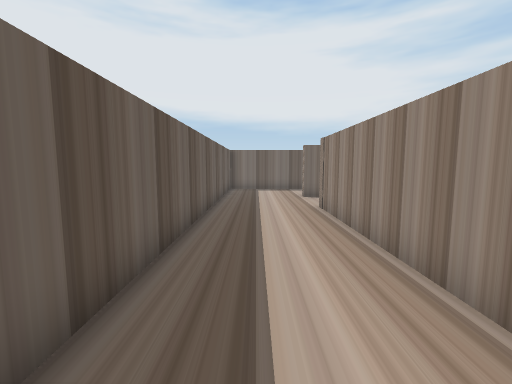
view 1 (above)

23 first-person views from a walk through a scene from a Unity 3-D project. The camera is 0.72 m above the floor, tilts 6° down and sees 90° across. The floor is counted in squares, 0.5 m on a side. Each view is taken from the middle of a square. On the plan, view 1 faces up. The plan holds only what a view shows up to about 13 squares ahead; the rest is blank.

view 2
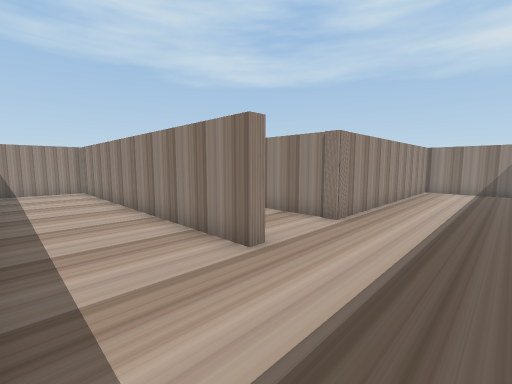

view 3
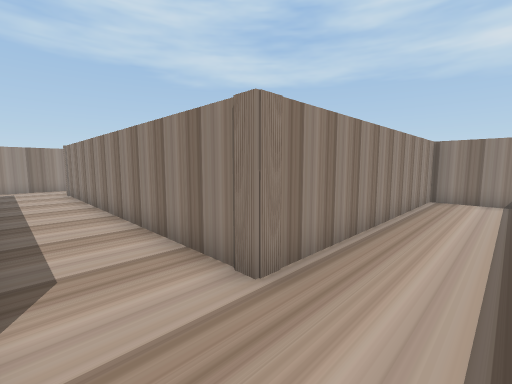

view 4
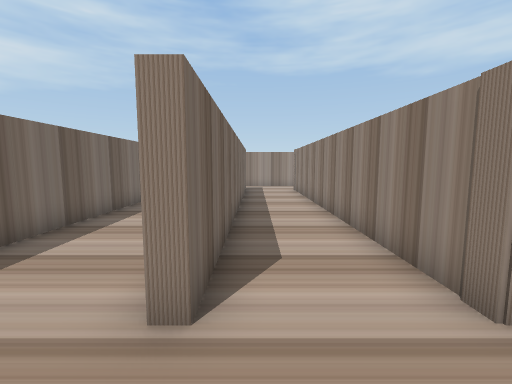

view 5
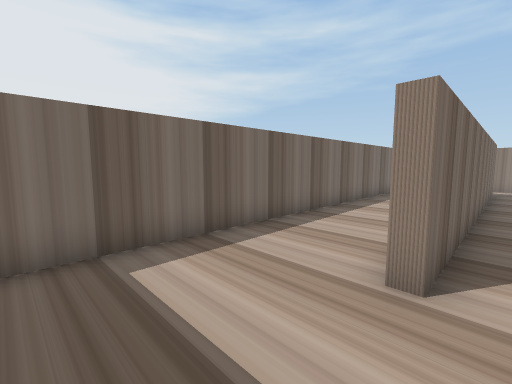

view 6
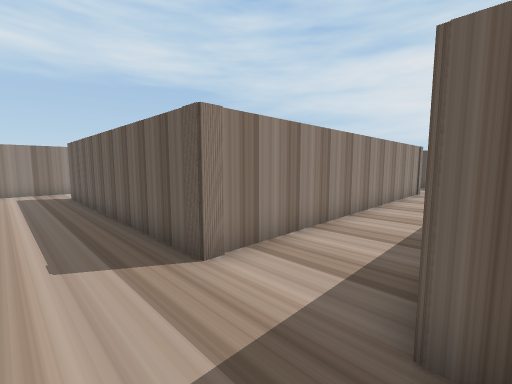

view 7
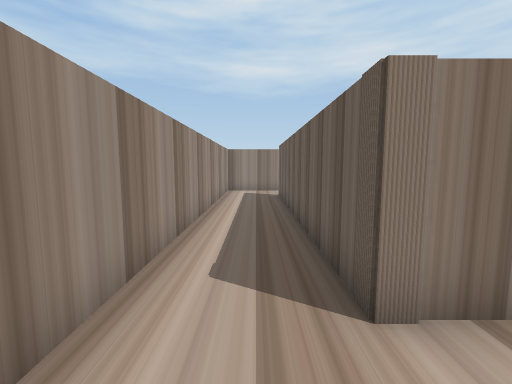

view 8
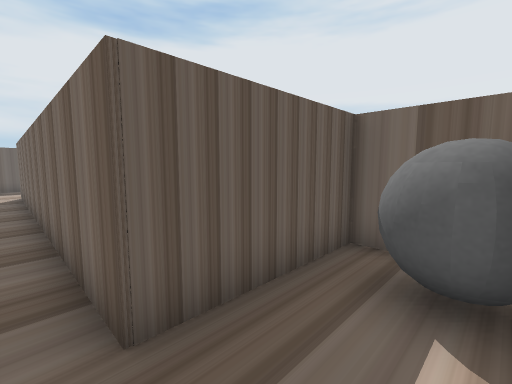

view 9
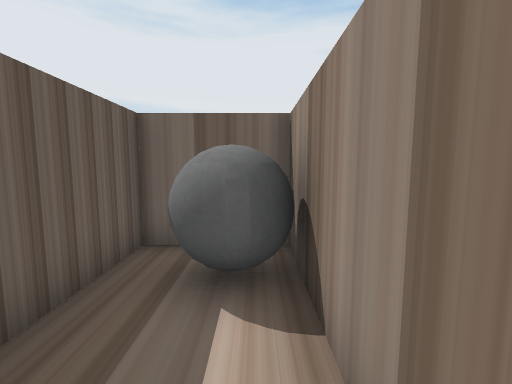

view 10
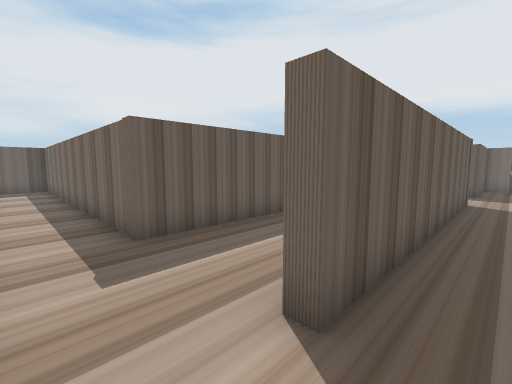

view 11
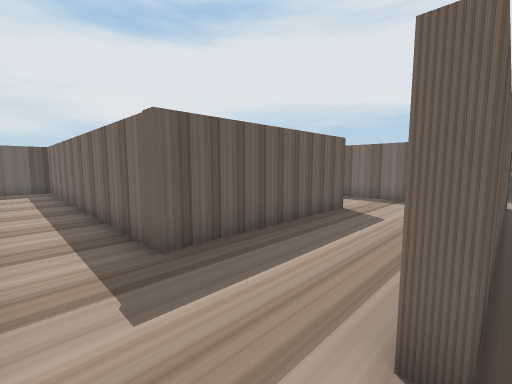

view 12
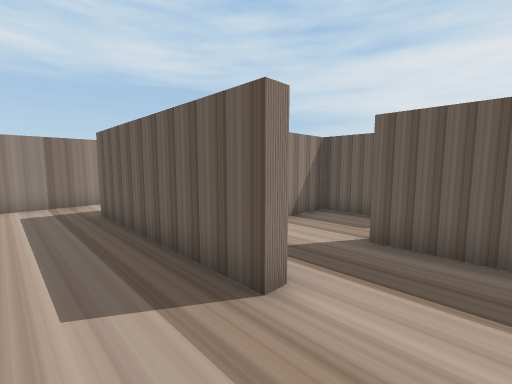

view 13
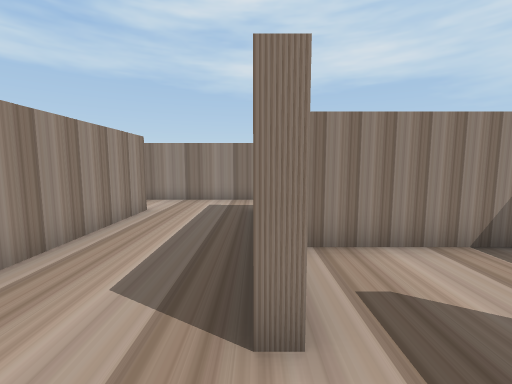

view 14
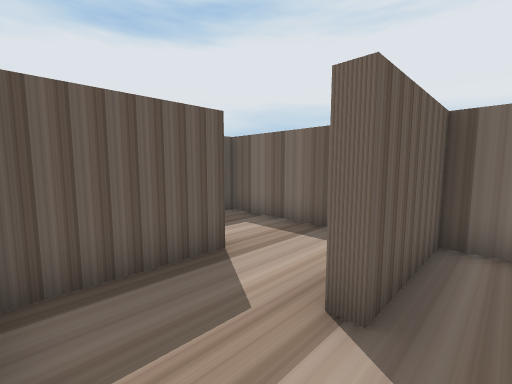

view 15
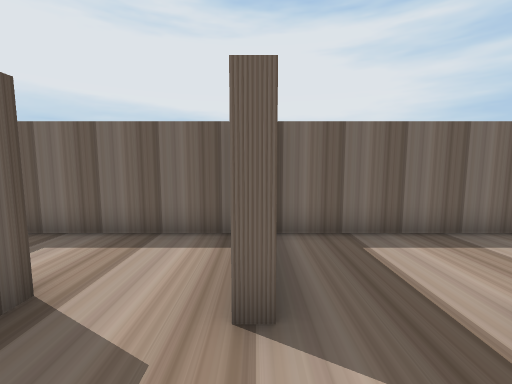

view 16
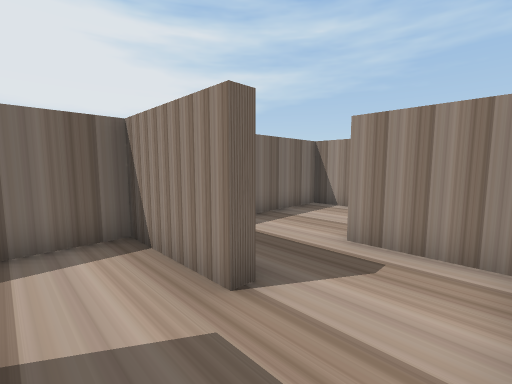

view 17
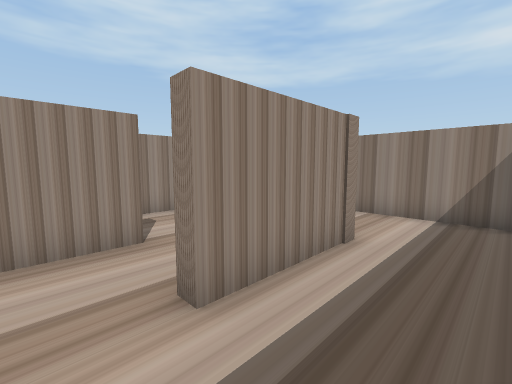

view 18
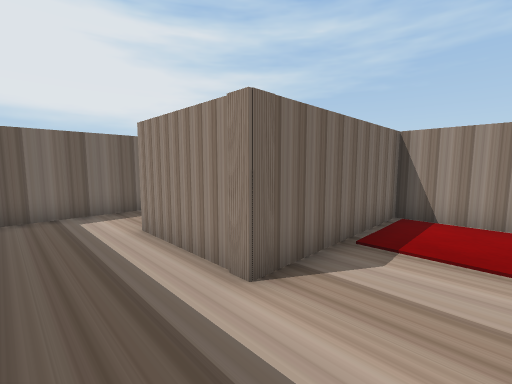

view 19
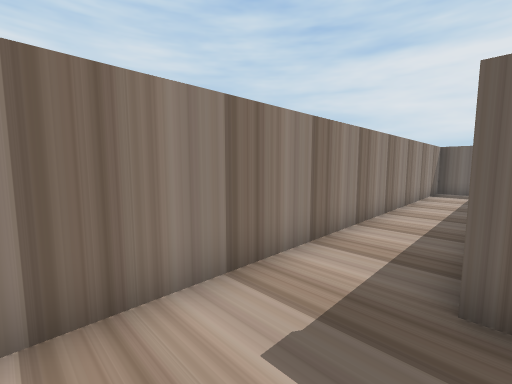

view 20
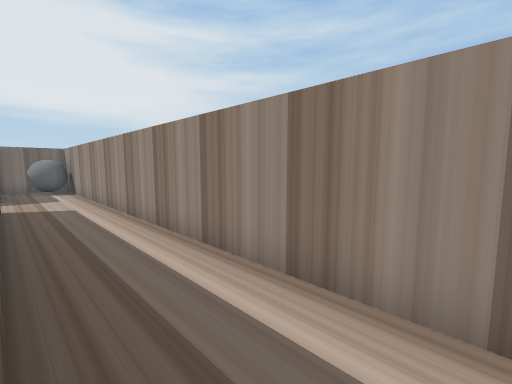

view 21
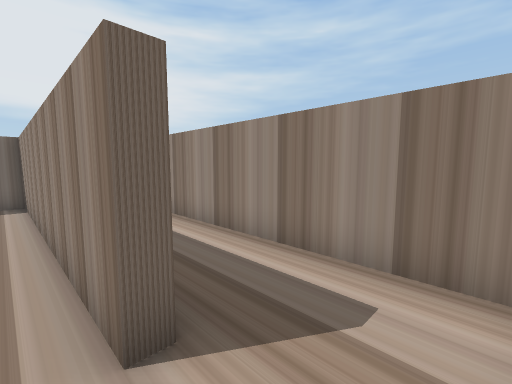

view 22
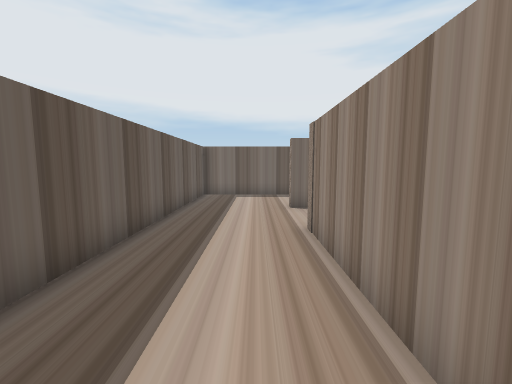

view 23
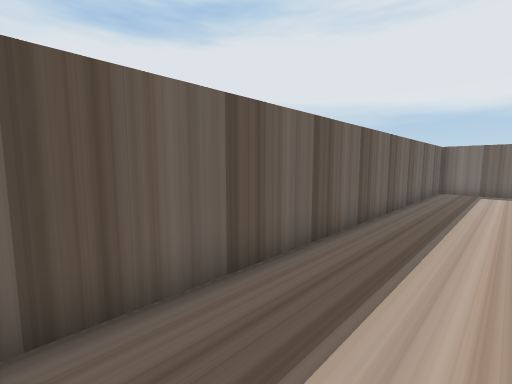

### Floor plan
Points are (right, up) in squares from view 1. A wall is a line through its corners. A room is listed if a view was taken in it or the views show most of it. See-through windows are left out.
Room 1 (views 1, 2, 3, 4, 5, 6, 7, 8, 9, 10, 11, 20, 22, 23)
walls: (13.1, 15.5) (-1.6, 15.5) (-1.6, -0.1); (-1.1, -0.8) (2.2, -0.8) (2.2, 8.7) (14.9, 8.7) (14.9, -1.2) (14.5, -1.2); (14.6, -3.6) (17.1, -3.6); (17.6, -3.1) (17.6, 15.5) (14.9, 15.5) (14.9, 11.6) (2.2, 11.6) (2.2, 12) (14.5, 12) (14.5, 15.1)
ways out: opening at (15, -2.5) to room 2
objects: grey ball (16, 14) to (17, 15)
Room 2 (views 12, 19, 21)
walls: (14.5, -1.2) (14.5, 8.3) (11.6, 8.3); (11, 5.2) (11, -1.2) (-1.6, -1.2) (-1.6, -3.6) (14.6, -3.6)
ways out: opening at (15, -2.5) to room 1; opening at (11, 6.5) to room 3
Room 3 (views 13, 14)
walls: (10.6, 2.9) (10.6, 5.2) (11, 5.2); (8.4, 2.6) (10.1, 2.6); (11.6, 8.3) (8.2, 8.3) (8.2, 5.2)
ways out: opening at (11, 6.5) to room 2; opening at (8, 4) to room 4
Room 4 (views 15, 16)
walls: (8.2, 5.2) (7.8, 5.2) (7.8, 8.3) (4.4, 8.3); (5.1, 5.7) (5.5, 5.7) (5.5, 2.6) (8.4, 2.6)
ways out: opening at (8, 4) to room 3; opening at (5, 6.5) to room 5
Room 5 (views 17, 18)
walls: (2.9, -0.8) (6.5, -0.8); (10.6, -0.1) (10.6, 2.2) (5.1, 2.2) (5.1, 5.7); (4.4, 8.3) (2.5, 8.3)
ways out: opening at (5, 6.5) to room 4

Positions as (right, up) in squares from view 1, and headings:
1: (0, 0), facing up
2: (-1, 15), facing down-right
3: (0, 11), facing down-right
4: (0, 11), facing right
5: (-1, 11), facing up-right
6: (17, 12), facing down-left
7: (16, 11), facing down
8: (17, 11), facing up-left
9: (17, 11), facing up
10: (16, -3), facing up-left
11: (15, -3), facing up-left
12: (13, 7), facing down-left
13: (11, 7), facing down
14: (9, 3), facing up-left
15: (8, 3), facing up
16: (6, 3), facing up-right
17: (3, 7), facing down-right
18: (3, 0), facing up-right
19: (14, -1), facing down-left
20: (15, -2), facing up-right
21: (14, -3), facing up-right
22: (1, 3), facing up
23: (1, 0), facing up-left
